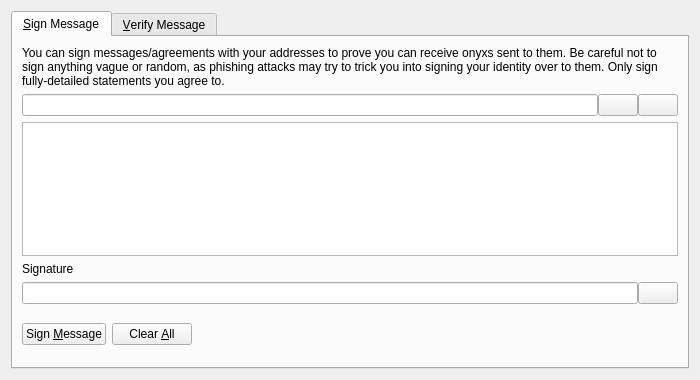
<?xml version="1.0" encoding="UTF-8"?>
<ui version="4.0">
 <class>SignVerifyMessageDialog</class>
 <widget class="QDialog" name="SignVerifyMessageDialog">
  <property name="geometry">
   <rect>
    <x>0</x>
    <y>0</y>
    <width>700</width>
    <height>380</height>
   </rect>
  </property>
  <property name="windowTitle">
   <string>Signatures - Sign / Verify a Message</string>
  </property>
  <property name="modal">
   <bool>true</bool>
  </property>
  <layout class="QVBoxLayout" name="verticalLayout">
   <item>
    <widget class="QTabWidget" name="tabWidget">
     <property name="currentIndex">
      <number>0</number>
     </property>
     <widget class="QWidget" name="tabSignMessage">
      <attribute name="title">
       <string>&amp;Sign Message</string>
      </attribute>
      <layout class="QVBoxLayout" name="verticalLayout_SM">
       <item>
        <widget class="QLabel" name="infoLabel_SM">
         <property name="text">
          <string>You can sign messages/agreements with your addresses to prove you can receive onyxs sent to them. Be careful not to sign anything vague or random, as phishing attacks may try to trick you into signing your identity over to them. Only sign fully-detailed statements you agree to.</string>
         </property>
         <property name="textFormat">
          <enum>Qt::PlainText</enum>
         </property>
         <property name="wordWrap">
          <bool>true</bool>
         </property>
        </widget>
       </item>
       <item>
        <layout class="QHBoxLayout" name="horizontalLayout_1_SM">
         <property name="spacing">
          <number>0</number>
         </property>
         <item>
          <widget class="QValidatedLineEdit" name="addressIn_SM">
           <property name="toolTip">
            <string>The onyx address to sign the message with</string>
           </property>
          </widget>
         </item>
         <item>
          <widget class="QPushButton" name="addressBookButton_SM">
           <property name="toolTip">
            <string>Choose previously used address</string>
           </property>
           <property name="text">
            <string/>
           </property>
           <property name="icon">
            <iconset resource="../bitcoin.qrc">
             <normaloff>:/icons/address-book</normaloff>:/icons/address-book</iconset>
           </property>
           <property name="shortcut">
            <string>Alt+A</string>
           </property>
           <property name="autoDefault">
            <bool>false</bool>
           </property>
          </widget>
         </item>
         <item>
          <widget class="QPushButton" name="pasteButton_SM">
           <property name="toolTip">
            <string>Paste address from clipboard</string>
           </property>
           <property name="text">
            <string/>
           </property>
           <property name="icon">
            <iconset resource="../bitcoin.qrc">
             <normaloff>:/icons/editpaste</normaloff>:/icons/editpaste</iconset>
           </property>
           <property name="shortcut">
            <string>Alt+P</string>
           </property>
           <property name="autoDefault">
            <bool>false</bool>
           </property>
          </widget>
         </item>
        </layout>
       </item>
       <item>
        <widget class="QPlainTextEdit" name="messageIn_SM">
         <property name="toolTip">
          <string>Enter the message you want to sign here</string>
         </property>
        </widget>
       </item>
       <item>
        <widget class="QLabel" name="signatureLabel_SM">
         <property name="text">
          <string>Signature</string>
         </property>
         <property name="textFormat">
          <enum>Qt::PlainText</enum>
         </property>
        </widget>
       </item>
       <item>
        <layout class="QHBoxLayout" name="horizontalLayout_2_SM">
         <property name="spacing">
          <number>0</number>
         </property>
         <item>
          <widget class="QLineEdit" name="signatureOut_SM">
           <property name="font">
            <font>
             <italic>true</italic>
            </font>
           </property>
           <property name="readOnly">
            <bool>true</bool>
           </property>
          </widget>
         </item>
         <item>
          <widget class="QPushButton" name="copySignatureButton_SM">
           <property name="toolTip">
            <string>Copy the current signature to the system clipboard</string>
           </property>
           <property name="text">
            <string/>
           </property>
           <property name="icon">
            <iconset resource="../bitcoin.qrc">
             <normaloff>:/icons/editcopy</normaloff>:/icons/editcopy</iconset>
           </property>
           <property name="autoDefault">
            <bool>false</bool>
           </property>
          </widget>
         </item>
        </layout>
       </item>
       <item>
        <layout class="QHBoxLayout" name="horizontalLayout_3_SM">
         <item>
          <widget class="QPushButton" name="signMessageButton_SM">
           <property name="toolTip">
            <string>Sign the message to prove you own this onyx address</string>
           </property>
           <property name="text">
            <string>Sign &amp;Message</string>
           </property>
           <property name="icon">
            <iconset resource="../bitcoin.qrc">
             <normaloff>:/icons/edit</normaloff>:/icons/edit</iconset>
           </property>
           <property name="autoDefault">
            <bool>false</bool>
           </property>
          </widget>
         </item>
         <item>
          <widget class="QPushButton" name="clearButton_SM">
           <property name="toolTip">
            <string>Reset all sign message fields</string>
           </property>
           <property name="text">
            <string>Clear &amp;All</string>
           </property>
           <property name="icon">
            <iconset resource="../bitcoin.qrc">
             <normaloff>:/icons/remove</normaloff>:/icons/remove</iconset>
           </property>
           <property name="autoDefault">
            <bool>false</bool>
           </property>
          </widget>
         </item>
         <item>
          <spacer name="horizontalSpacer_1_SM">
           <property name="orientation">
            <enum>Qt::Horizontal</enum>
           </property>
           <property name="sizeHint" stdset="0">
            <size>
             <width>40</width>
             <height>48</height>
            </size>
           </property>
          </spacer>
         </item>
         <item>
          <widget class="QLabel" name="statusLabel_SM">
           <property name="font">
            <font>
             <weight>75</weight>
             <bold>true</bold>
            </font>
           </property>
           <property name="text">
            <string/>
           </property>
           <property name="wordWrap">
            <bool>true</bool>
           </property>
          </widget>
         </item>
         <item>
          <spacer name="horizontalSpacer_2_SM">
           <property name="orientation">
            <enum>Qt::Horizontal</enum>
           </property>
           <property name="sizeHint" stdset="0">
            <size>
             <width>40</width>
             <height>48</height>
            </size>
           </property>
          </spacer>
         </item>
        </layout>
       </item>
      </layout>
     </widget>
     <widget class="QWidget" name="tabVerifyMessage">
      <attribute name="title">
       <string>&amp;Verify Message</string>
      </attribute>
      <layout class="QVBoxLayout" name="verticalLayout_VM">
       <item>
        <widget class="QLabel" name="infoLabel_VM">
         <property name="text">
          <string>Enter the receiver's address, message (ensure you copy line breaks, spaces, tabs, etc. exactly) and signature below to verify the message. Be careful not to read more into the signature than what is in the signed message itself, to avoid being tricked by a man-in-the-middle attack. Note that this only proves the signing party receives with the address, it cannot prove sendership of any transaction!</string>
         </property>
         <property name="textFormat">
          <enum>Qt::PlainText</enum>
         </property>
         <property name="alignment">
          <set>Qt::AlignLeading|Qt::AlignLeft|Qt::AlignTop</set>
         </property>
         <property name="wordWrap">
          <bool>true</bool>
         </property>
        </widget>
       </item>
       <item>
        <layout class="QHBoxLayout" name="horizontalLayout_1_VM">
         <property name="spacing">
          <number>0</number>
         </property>
         <item>
          <widget class="QValidatedLineEdit" name="addressIn_VM">
           <property name="toolTip">
            <string>The onyx address the message was signed with</string>
           </property>
          </widget>
         </item>
         <item>
          <widget class="QPushButton" name="addressBookButton_VM">
           <property name="toolTip">
            <string>Choose previously used address</string>
           </property>
           <property name="text">
            <string/>
           </property>
           <property name="icon">
            <iconset resource="../bitcoin.qrc">
             <normaloff>:/icons/address-book</normaloff>:/icons/address-book</iconset>
           </property>
           <property name="shortcut">
            <string>Alt+A</string>
           </property>
           <property name="autoDefault">
            <bool>false</bool>
           </property>
          </widget>
         </item>
        </layout>
       </item>
       <item>
        <widget class="QPlainTextEdit" name="messageIn_VM"/>
       </item>
       <item>
        <widget class="QValidatedLineEdit" name="signatureIn_VM"/>
       </item>
       <item>
        <layout class="QHBoxLayout" name="horizontalLayout_2_VM">
         <item>
          <widget class="QPushButton" name="verifyMessageButton_VM">
           <property name="toolTip">
		   <string>Verify the message to ensure it was signed with the specified onyx address</string>
           </property>
           <property name="text">
            <string>Verify &amp;Message</string>
           </property>
           <property name="icon">
            <iconset resource="../bitcoin.qrc">
             <normaloff>:/icons/transaction_0</normaloff>:/icons/transaction_0</iconset>
           </property>
           <property name="autoDefault">
            <bool>false</bool>
           </property>
          </widget>
         </item>
         <item>
          <widget class="QPushButton" name="clearButton_VM">
           <property name="toolTip">
            <string>Reset all verify message fields</string>
           </property>
           <property name="text">
            <string>Clear &amp;All</string>
           </property>
           <property name="icon">
            <iconset resource="../bitcoin.qrc">
             <normaloff>:/icons/remove</normaloff>:/icons/remove</iconset>
           </property>
           <property name="autoDefault">
            <bool>false</bool>
           </property>
          </widget>
         </item>
         <item>
          <spacer name="horizontalSpacer_1_VM">
           <property name="orientation">
            <enum>Qt::Horizontal</enum>
           </property>
           <property name="sizeHint" stdset="0">
            <size>
             <width>40</width>
             <height>48</height>
            </size>
           </property>
          </spacer>
         </item>
         <item>
          <widget class="QLabel" name="statusLabel_VM">
           <property name="font">
            <font>
             <weight>75</weight>
             <bold>true</bold>
            </font>
           </property>
           <property name="text">
            <string/>
           </property>
           <property name="wordWrap">
            <bool>true</bool>
           </property>
          </widget>
         </item>
         <item>
          <spacer name="horizontalSpacer_2_VM">
           <property name="orientation">
            <enum>Qt::Horizontal</enum>
           </property>
           <property name="sizeHint" stdset="0">
            <size>
             <width>40</width>
             <height>48</height>
            </size>
           </property>
          </spacer>
         </item>
        </layout>
       </item>
      </layout>
     </widget>
    </widget>
   </item>
  </layout>
 </widget>
 <customwidgets>
  <customwidget>
   <class>QValidatedLineEdit</class>
   <extends>QLineEdit</extends>
   <header>qt/qvalidatedlineedit.h</header>
  </customwidget>
 </customwidgets>
 <resources>
  <include location="../bitcoin.qrc"/>
 </resources>
 <connections/>
</ui>
